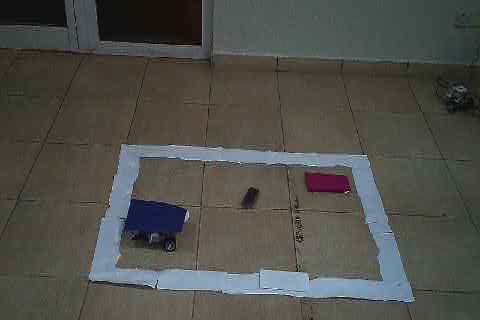
#> input picture image2.JPG, 480 x 320 px
$ python okld.py
#> lines starting #> are read from the running program, lines starting #| are printed output that depends on the picture; after the words box and inside, x2 and y2 are one past the last pixel; in counts of white or black regions, pixels touching at a corner belong together
import cv2
import numpy as np


def detect_color(image):
#> called with image = 'image2.JPG'
    image = cv2.imread(image)
#> image is the input picture: shape (320, 480, 3); mean B, G, R 74.4, 79.5, 78.7
    hsv = cv2.cvtColor(image, cv2.COLOR_BGR2HSV)
#> hsv: shape (320, 480, 3); mean H, S, V 45, 46.8, 84.6

    lower_blue = np.array([100,150,0])
    upper_blue = np.array([140,255,255])

    mask = cv2.inRange(hsv, lower_blue, upper_blue)
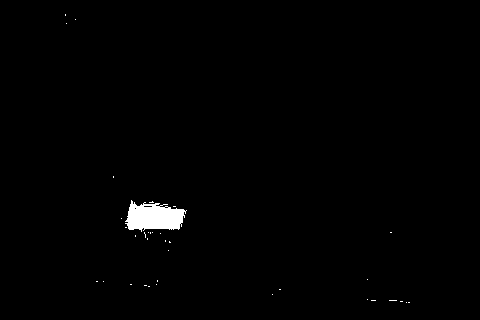
#> mask: shape (320, 480); 0.9% white; 36 white regions (35 under 20 px), largest, box (x1, y1, x2, y2) and area: (125, 200, 187, 232) 1305

    res = cv2.bitwise_and(image,image,mask=mask)
    cv2.imshow('frame', image)
    # cv2.imshow('mask', mask)
    cv2.imshow('res', res)

    cv2.waitKey(0)
    cv2.destroyAllWindows()


detect_color("image2.JPG")
